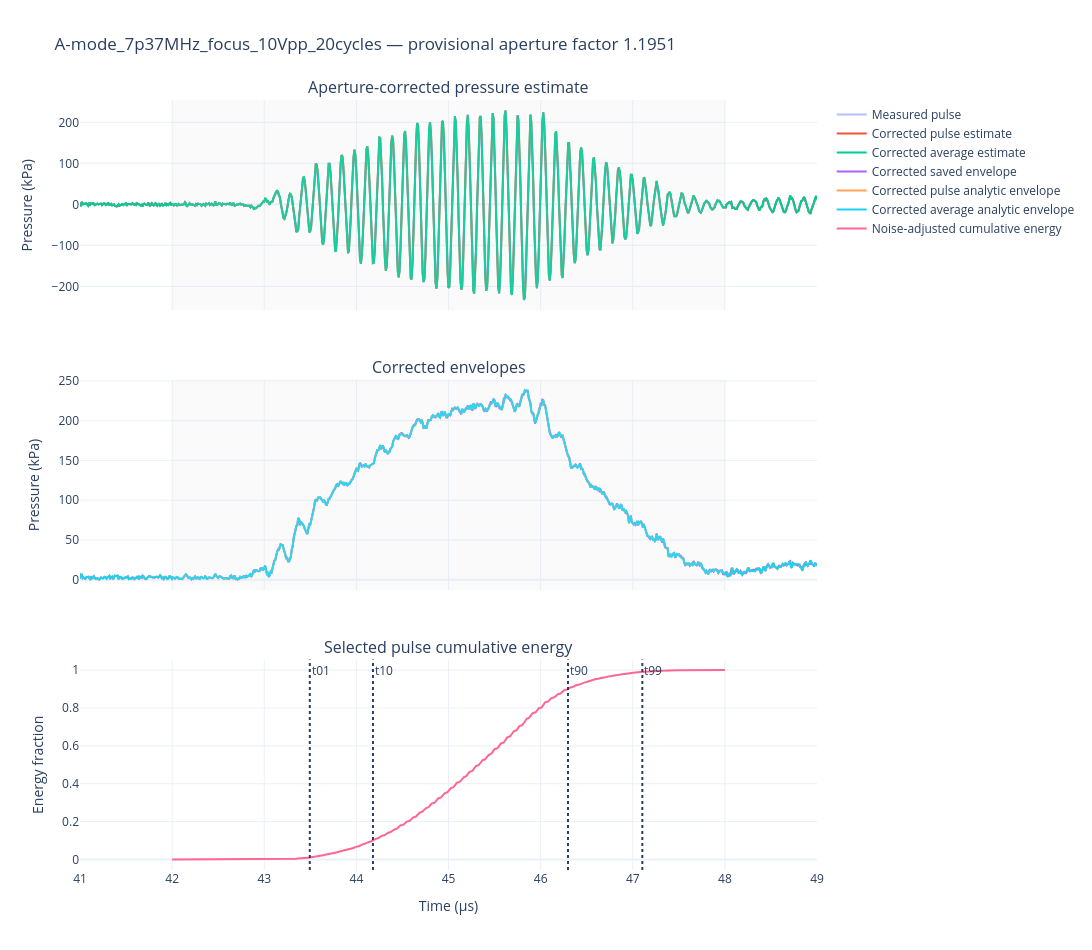

Here is the notebook cell this chart was saved with:
### Code cell
from plotly.subplots import make_subplots

fig_corrected_a_mode = make_subplots(
    rows=3, cols=1, shared_xaxes=True, vertical_spacing=0.09,
    subplot_titles=("Aperture-corrected pressure estimate", "Corrected envelopes",
                    "Selected pulse cumulative energy"))
fig_corrected_a_mode.add_scatter(x=pulse_corrected["Time_s"] * 1e6,
    y=pulse_corrected["Baseline_Centred_Pressure_Pa"] / 1000,
    name="Measured pulse", opacity=.45, row=1, col=1)
fig_corrected_a_mode.add_scatter(x=pulse_corrected["Time_s"] * 1e6,
    y=pulse_corrected["Corrected_Amplitude_Pa"] / 1000,
    name="Corrected pulse estimate", row=1, col=1)
fig_corrected_a_mode.add_scatter(x=average_corrected["Time_s"] * 1e6,
    y=average_corrected["Corrected_Average_Pressure_Pa"] / 1000,
    name="Corrected average estimate", row=1, col=1)
fig_corrected_a_mode.add_scatter(x=average_corrected["Time_s"] * 1e6,
    y=average_corrected["Corrected_Saved_Envelope_Pa"] / 1000,
    name="Corrected saved envelope", row=2, col=1)
fig_corrected_a_mode.add_scatter(x=pulse_corrected["Time_s"] * 1e6,
    y=pulse_corrected["Corrected_Analytic_Envelope_Pa"] / 1000,
    name="Corrected pulse analytic envelope", row=2, col=1)
fig_corrected_a_mode.add_scatter(x=average_corrected["Time_s"] * 1e6,
    y=average_corrected["Corrected_Analytic_Envelope_Pa"] / 1000,
    name="Corrected average analytic envelope", row=2, col=1)

times = pulse_corrected["Time_s"].to_numpy()
start, end = pulse_gate_s
gated_times = np.r_[start, times[(times > start) & (times < end)], end]
gated_intensity = np.interp(gated_times, times, pulse_corrected["Corrected_Instantaneous_Intensity_W_m2"])
raw_cumulative = np.r_[0., np.cumsum(.5 * (gated_intensity[:-1] + gated_intensity[1:]) * np.diff(gated_times))]
noise_intensity = pulse_energy_result["noise_variance_pa2"] / acoustic_impedance_pa_s_m
signed_cumulative = raw_cumulative - (noise_intensity * (gated_times-start) if subtract_noise_energy else 0)
total = max(float(signed_cumulative[-1]), 0.)
projected = np.clip(isotonic_regression(signed_cumulative).x, 0., total)
projected[0], projected[-1] = 0., total
energy_fraction = projected / total if total > 0 else np.full_like(projected, np.nan)
fig_corrected_a_mode.add_scatter(x=gated_times * 1e6, y=energy_fraction,
                               name="Noise-adjusted cumulative energy", row=3, col=1)
for key in ["t01", "t10", "t90", "t99"]:
    value = pulse_energy_result[key]
    if np.isfinite(value):
        fig_corrected_a_mode.add_vline(x=value * 1e6, line_dash="dot", annotation_text=key, row=3, col=1)
for row in [1, 2]:
    fig_corrected_a_mode.add_vrect(x0=start*1e6, x1=end*1e6, fillcolor="lightgray",
                                  opacity=.12, line_width=0, row=row, col=1)
    fig_corrected_a_mode.update_yaxes(title_text="Pressure (kPa)", row=row, col=1)
fig_corrected_a_mode.update_yaxes(title_text="Energy fraction", row=3, col=1)
fig_corrected_a_mode.update_xaxes(title_text="Time (µs)", range=[start*1e6-1, end*1e6+1], row=3, col=1)
fig_corrected_a_mode.update_layout(
    title=f"{measurement} — provisional aperture factor {aperture_pressure_factor:.4f}",
    template="plotly_white", width=1100, height=950, hovermode="x unified")
fig_corrected_a_mode.show()

### Figure 1 — Plotly figure (JSON) as saved in the notebook; plotly's stock layout.template omitted (floating-point values rounded to 4 significant figures; data arrays with more than 128 entries replaced by an {"elided": "..."} marker saying what was removed)
{"data": [{"name": "Measured pulse", "opacity": 0.45, "type": "scatter", "x": {"elided": "2002 float values"}, "xaxis": "x", "y": {"elided": "2002 float values"}, "yaxis": "y"}, {"name": "Corrected pulse estimate", "type": "scatter", "x": {"elided": "2002 float values"}, "xaxis": "x", "y": {"elided": "2002 float values"}, "yaxis": "y"}, {"name": "Corrected average estimate", "type": "scatter", "x": {"elided": "2002 float values"}, "xaxis": "x", "y": {"elided": "2002 float values"}, "yaxis": "y"}, {"name": "Corrected saved envelope", "type": "scatter", "x": {"elided": "2002 float values"}, "xaxis": "x2", "y": {"elided": "2002 float values"}, "yaxis": "y2"}, {"name": "Corrected pulse analytic envelope", "type": "scatter", "x": {"elided": "2002 float values"}, "xaxis": "x2", "y": {"elided": "2002 float values"}, "yaxis": "y2"}, {"name": "Corrected average analytic envelope", "type": "scatter", "x": {"elided": "2002 float values"}, "xaxis": "x2", "y": {"elided": "2002 float values"}, "yaxis": "y2"}, {"name": "Noise-adjusted cumulative energy", "type": "scatter", "x": {"elided": "602 float values"}, "xaxis": "x3", "y": {"elided": "602 float values"}, "yaxis": "y3"}], "layout": {"annotations": [{"font": {"size": 16}, "showarrow": false, "text": "Aperture-corrected pressure estimate", "x": 0.5, "xanchor": "center", "xref": "paper", "y": 1, "yanchor": "bottom", "yref": "paper"}, {"font": {"size": 16}, "showarrow": false, "text": "Corrected envelopes", "x": 0.5, "xanchor": "center", "xref": "paper", "y": 0.6367, "yanchor": "bottom", "yref": "paper"}, {"font": {"size": 16}, "showarrow": false, "text": "Selected pulse cumulative energy", "x": 0.5, "xanchor": "center", "xref": "paper", "y": 0.2733, "yanchor": "bottom", "yref": "paper"}, {"showarrow": false, "text": "t01", "x": 43.49, "xanchor": "left", "xref": "x3", "y": 1, "yanchor": "top", "yref": "y3 domain"}, {"showarrow": false, "text": "t10", "x": 44.18, "xanchor": "left", "xref": "x3", "y": 1, "yanchor": "top", "yref": "y3 domain"}, {"showarrow": false, "text": "t90", "x": 46.3, "xanchor": "left", "xref": "x3", "y": 1, "yanchor": "top", "yref": "y3 domain"}, {"showarrow": false, "text": "t99", "x": 47.1, "xanchor": "left", "xref": "x3", "y": 1, "yanchor": "top", "yref": "y3 domain"}], "height": 950, "hovermode": "x unified", "shapes": [{"line": {"dash": "dot"}, "type": "line", "x0": 43.49, "x1": 43.49, "xref": "x3", "y0": 0, "y1": 1, "yref": "y3 domain"}, {"line": {"dash": "dot"}, "type": "line", "x0": 44.18, "x1": 44.18, "xref": "x3", "y0": 0, "y1": 1, "yref": "y3 domain"}, {"line": {"dash": "dot"}, "type": "line", "x0": 46.3, "x1": 46.3, "xref": "x3", "y0": 0, "y1": 1, "yref": "y3 domain"}, {"line": {"dash": "dot"}, "type": "line", "x0": 47.1, "x1": 47.1, "xref": "x3", "y0": 0, "y1": 1, "yref": "y3 domain"}, {"fillcolor": "lightgray", "line": {"width": 0}, "opacity": 0.12, "type": "rect", "x0": 42, "x1": 48, "xref": "x", "y0": 0, "y1": 1, "yref": "y domain"}, {"fillcolor": "lightgray", "line": {"width": 0}, "opacity": 0.12, "type": "rect", "x0": 42, "x1": 48, "xref": "x2", "y0": 0, "y1": 1, "yref": "y2 domain"}], "title": {"text": "A-mode_7p37MHz_focus_10Vpp_20cycles — provisional aperture factor 1.1951"}, "width": 1100, "xaxis": {"anchor": "y", "domain": [0, 1], "matches": "x3", "showticklabels": false}, "xaxis2": {"anchor": "y2", "domain": [0, 1], "matches": "x3", "showticklabels": false}, "xaxis3": {"anchor": "y3", "domain": [0, 1], "range": [41, 49], "title": {"text": "Time (µs)"}}, "yaxis": {"anchor": "x", "domain": [0.7267, 1], "title": {"text": "Pressure (kPa)"}}, "yaxis2": {"anchor": "x2", "domain": [0.3633, 0.6367], "title": {"text": "Pressure (kPa)"}}, "yaxis3": {"anchor": "x3", "domain": [0, 0.2733], "title": {"text": "Energy fraction"}}}}
